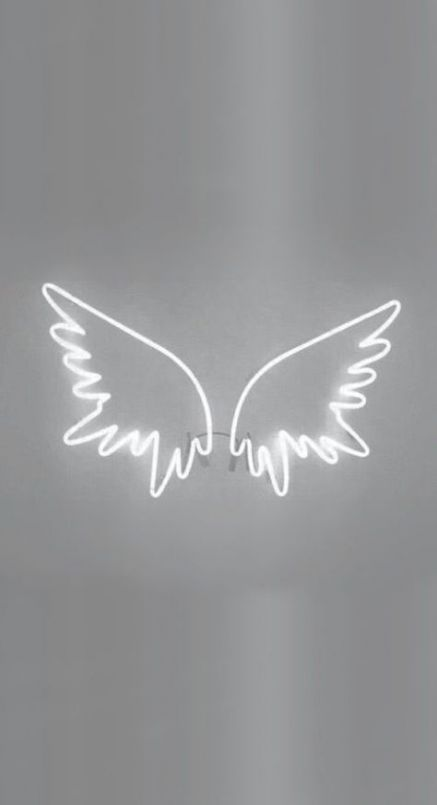
#> input picture dossier nsi hackaton/images/photohackathon.jpg, 437 x 805 px, found by its file name
$ python projethackathonprefinal5.py
#> lines starting #> are read from the running program, lines starting #| are printed output that depends on the picture
### meniar5.py

from PIL import Image

import urllib.request
img= Image.open("photohackathon.jpg").convert("RGB")
#> img is the input picture: PIL image 437x805 RGB; mean R, G, B 149.4, 150.1, 151.8


#print(img.size)
width,height = img.size
#> width = 437; height = 805
pixels= img.load()
#print(pixels[1,2])


# [35 lines left out: function meniar, not called in this run]
img.show()

### projethackathonprefinal5.py
from PIL import Image
#from IPython.display import display
from meniar5 import *
import urllib.request


im=Image.open('photohackathon.jpg')
im.show()


im_new = Image.new("RGB", (500, 500), (60, 0, 80))
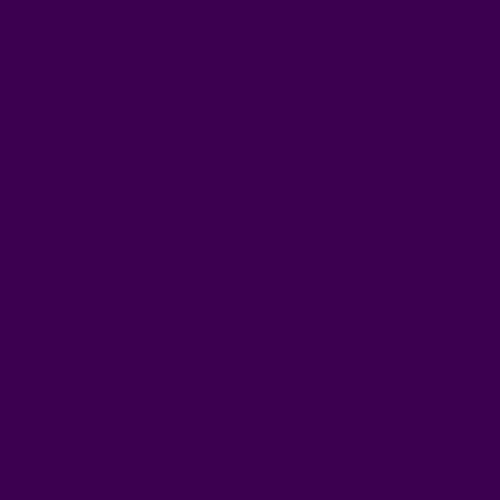
#> im_new: PIL image 500x500 RGB; mean R, G, B 60, 0, 80


print(im.format, im.size, im.mode)
#| JPEG (437, 805) RGB


width, height = im.size


def iris():
    endroit = input ("Où souhaitez-vous avoir la barre? (0-100)")
    endroit=int(endroit)
    n=input("Combien souhaitez-vous de barres? (1 ou 2)")
    n=int(n)
    if n == 1:
            for x in range(120):
                for y in range(500):
                    pixel = im.getpixel((x+endroit, y))
                    p_rouge = pixel[0]
                    p_vert =  pixel[1]
                    p_bleu =  pixel[2]
                    im_new.putpixel((x+endroit,y),(p_rouge,p_vert,p_bleu))
    if n == 2:
            for x in range(120):
                for y in range(500):
                    pixel = im.getpixel((x+endroit, y))
                    p_rouge = pixel[0]
                    p_vert =  pixel[1]
                    p_bleu =  pixel[2]
                    im_new.putpixel((x+endroit,y),(p_rouge,p_vert,p_bleu))
            for x in range(200,300):
                for y in range(500):
                    pixel = im.getpixel((x+endroit, y))
                    p_rouge = pixel[0]
                    p_vert =  pixel[1]
                    p_bleu =  pixel[2]
                    im_new.putpixel((x+endroit,y),(p_rouge,p_vert,p_bleu))
    im_new.save('sortie.png')
    im_new.show()


menu=input("Bandes(b) ou filtre(f)")
#> the answer given: b
if menu=="b":
#> (the run stopped early here; a loop or call above may not have finished)
